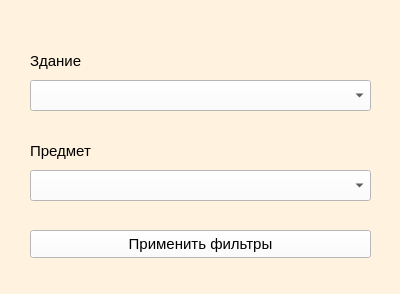
<?xml version="1.0" encoding="UTF-8"?>
<ui version="4.0">
 <class>Filters</class>
 <widget class="QWidget" name="Filters">
  <property name="geometry">
   <rect>
    <x>0</x>
    <y>0</y>
    <width>400</width>
    <height>294</height>
   </rect>
  </property>
  <property name="font">
   <font>
    <pointsize>10</pointsize>
   </font>
  </property>
  <property name="windowTitle">
   <string>Form</string>
  </property>
  <property name="styleSheet">
   <string notr="true">background-color: rgb(255, 242, 222);</string>
  </property>
  <widget class="QComboBox" name="combo_builds">
   <property name="geometry">
    <rect>
     <x>30</x>
     <y>80</y>
     <width>341</width>
     <height>31</height>
    </rect>
   </property>
   <property name="font">
    <font>
     <pointsize>10</pointsize>
    </font>
   </property>
   <property name="styleSheet">
    <string notr="true">background-color: rgb(255, 255, 255);</string>
   </property>
  </widget>
  <widget class="QComboBox" name="combo_subject">
   <property name="geometry">
    <rect>
     <x>30</x>
     <y>170</y>
     <width>341</width>
     <height>31</height>
    </rect>
   </property>
   <property name="font">
    <font>
     <pointsize>10</pointsize>
    </font>
   </property>
   <property name="styleSheet">
    <string notr="true">background-color: rgb(255, 255, 255);</string>
   </property>
  </widget>
  <widget class="QLabel" name="label_3">
   <property name="geometry">
    <rect>
     <x>30</x>
     <y>50</y>
     <width>61</width>
     <height>21</height>
    </rect>
   </property>
   <property name="font">
    <font>
     <pointsize>11</pointsize>
    </font>
   </property>
   <property name="text">
    <string>Здание</string>
   </property>
  </widget>
  <widget class="QLabel" name="label_4">
   <property name="geometry">
    <rect>
     <x>30</x>
     <y>140</y>
     <width>81</width>
     <height>21</height>
    </rect>
   </property>
   <property name="font">
    <font>
     <pointsize>11</pointsize>
    </font>
   </property>
   <property name="text">
    <string>Предмет</string>
   </property>
  </widget>
  <widget class="QPushButton" name="push_filters">
   <property name="geometry">
    <rect>
     <x>30</x>
     <y>230</y>
     <width>341</width>
     <height>28</height>
    </rect>
   </property>
   <property name="font">
    <font>
     <pointsize>11</pointsize>
    </font>
   </property>
   <property name="styleSheet">
    <string notr="true">background-color: rgb(255, 255, 255);</string>
   </property>
   <property name="text">
    <string>Применить фильтры</string>
   </property>
  </widget>
 </widget>
 <resources/>
 <connections/>
</ui>
